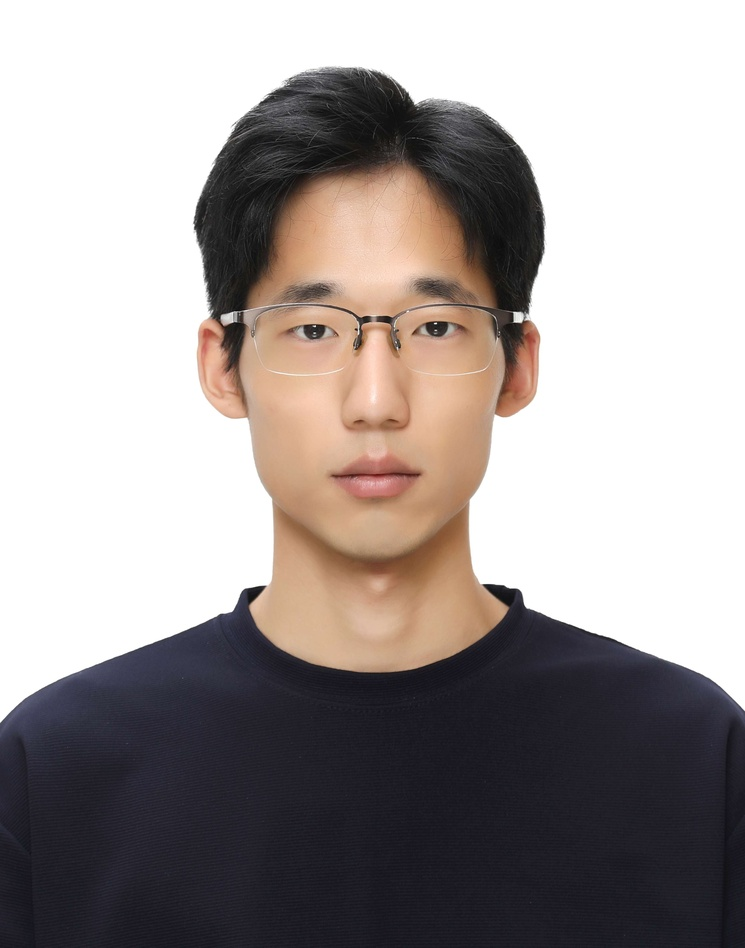
//> input picture opencv/data/1690266939270.jpg, 745 x 948 px, shrunk from 3300 x 4200 before the run, given in place of the camera
$ ./33_hougline   (built with g++ and OpenCV 4)
//> lines starting //> are read from the running program, lines starting //| are printed output that depends on the picture
#include </home/aa/Big2025/opencv/part2/color.hpp>
#include <chrono>
#include <iostream>
#include <opencv2/opencv.hpp>
#include <thread>
#include <vector>

using namespace std;
using namespace cv;

String folderPath = "/home/aa/Big2025/opencv/data/";

int main(){
    VideoCapture cap(0);

    Mat img, edge;
    int low_v, high_v, h_thresh;
    namedWindow("img1");
    createTrackbar("lowedge", "img1", &low_v, 255);
    createTrackbar("highedge", "img1", &high_v, 255);
    createTrackbar("h_thresh", "img1", &h_thresh, 255);

    // vector<Vec2f> lines;
    vector<Vec4i> lines;
    Point pt1, pt2;
    float rho, theta, sin_t, cos_t, x0, y0, alpha;

    // vector img show code
    while(true){
        cap >> img;
//> img is the input picture: 948 rows x 745 cols, CV_8UC3; mean B, G, R 154.4, 156, 163.1
        Canny(img, edge, low_v, high_v);
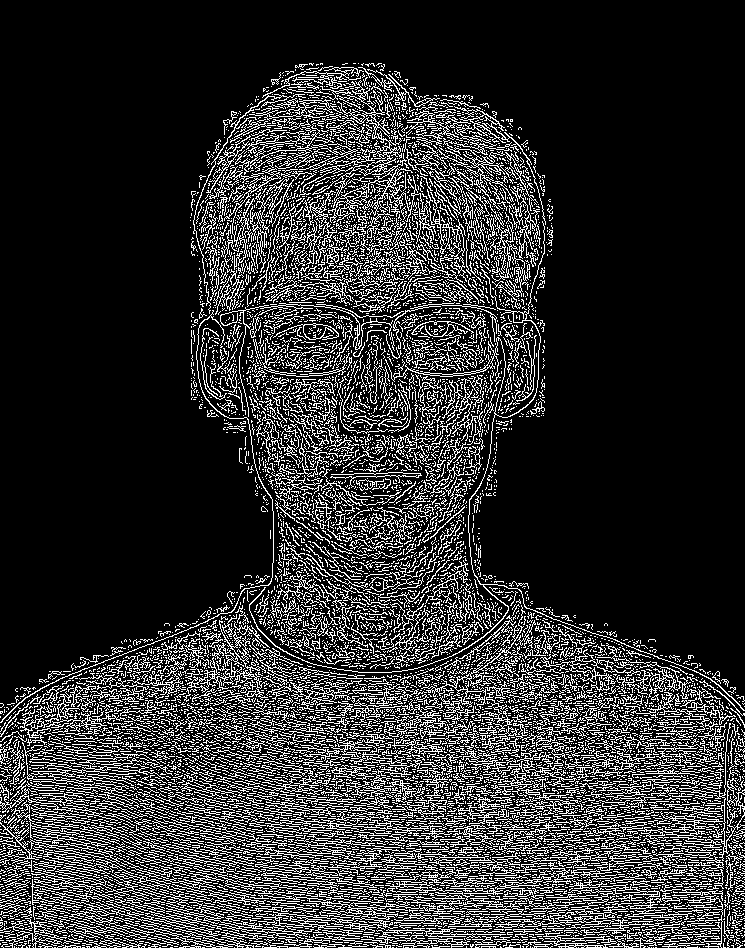
//> edge: 948 rows x 745 cols, CV_8UC1; 18.7% white in thin lines or dots
        HoughLinesP(edge, lines, 1, CV_PI/180, h_thresh, 50, 5);
//> lines = 1036 lines (x1, y1, x2, y2), first 8: [130, 947, 130, 640], [148, 895, 282, 747], [278, 271, 278, 210], [548, 740, 588, 947], [637, 946, 637, 754], [220, 228, 282, 203], [242, 312, 242, 260], [524, 728, 541, 922]
        // [16 lines of commented-out code are left out]
        for(auto l : lines){
//> (the run ends here: the program needs code that is not available in this run, at `line(img, Point(l[0], l[1]), Point(l[2], l[3]), red, 2, LINE_AA);`)

$ run again, on opencv/data/building.jpg
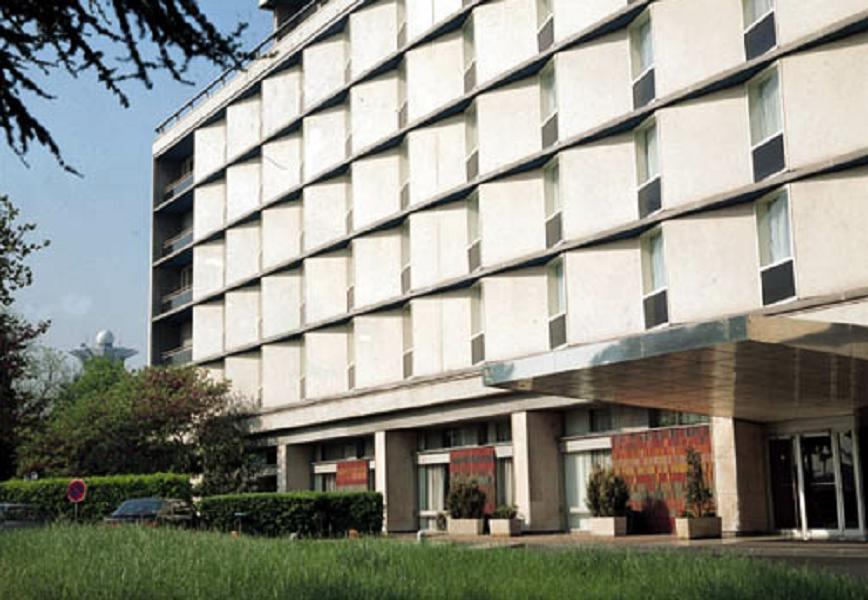
//> input picture opencv/data/building.jpg, 868 x 600 px, given in place of the camera
//> img is the input picture: 600 rows x 868 cols, CV_8UC3; mean B, G, R 133.7, 143.6, 142.9
//> `Canny(img, edge, low_v, high_v);`:
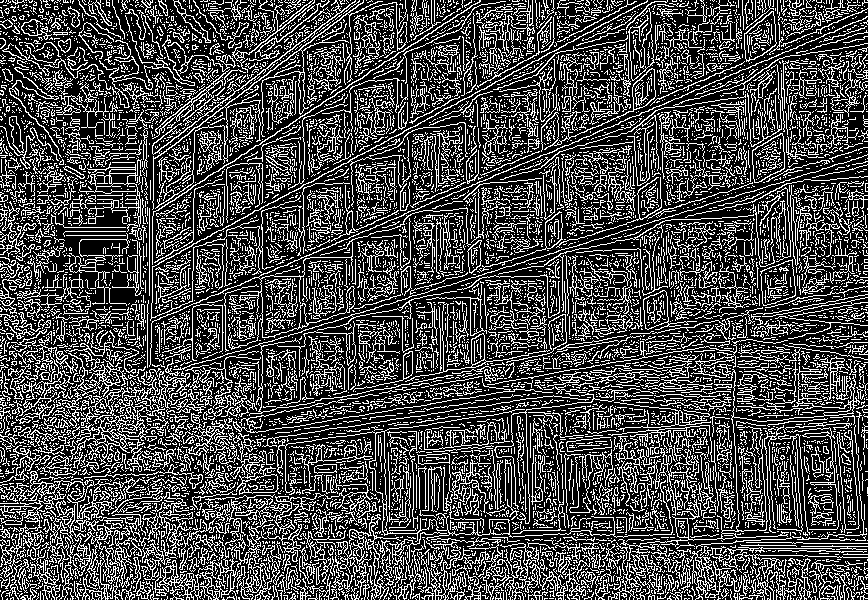
//> edge: 600 rows x 868 cols, CV_8UC1; 28.8% white in thin lines or dots
//> lines = 607 lines (x1, y1, x2, y2), first 8: [68, 526, 68, 458], [631, 249, 688, 296], [360, 372, 436, 255], [853, 111, 865, 9], [90, 412, 155, 329], [556, 445, 657, 546], [626, 599, 648, 515], [807, 543, 864, 571]
